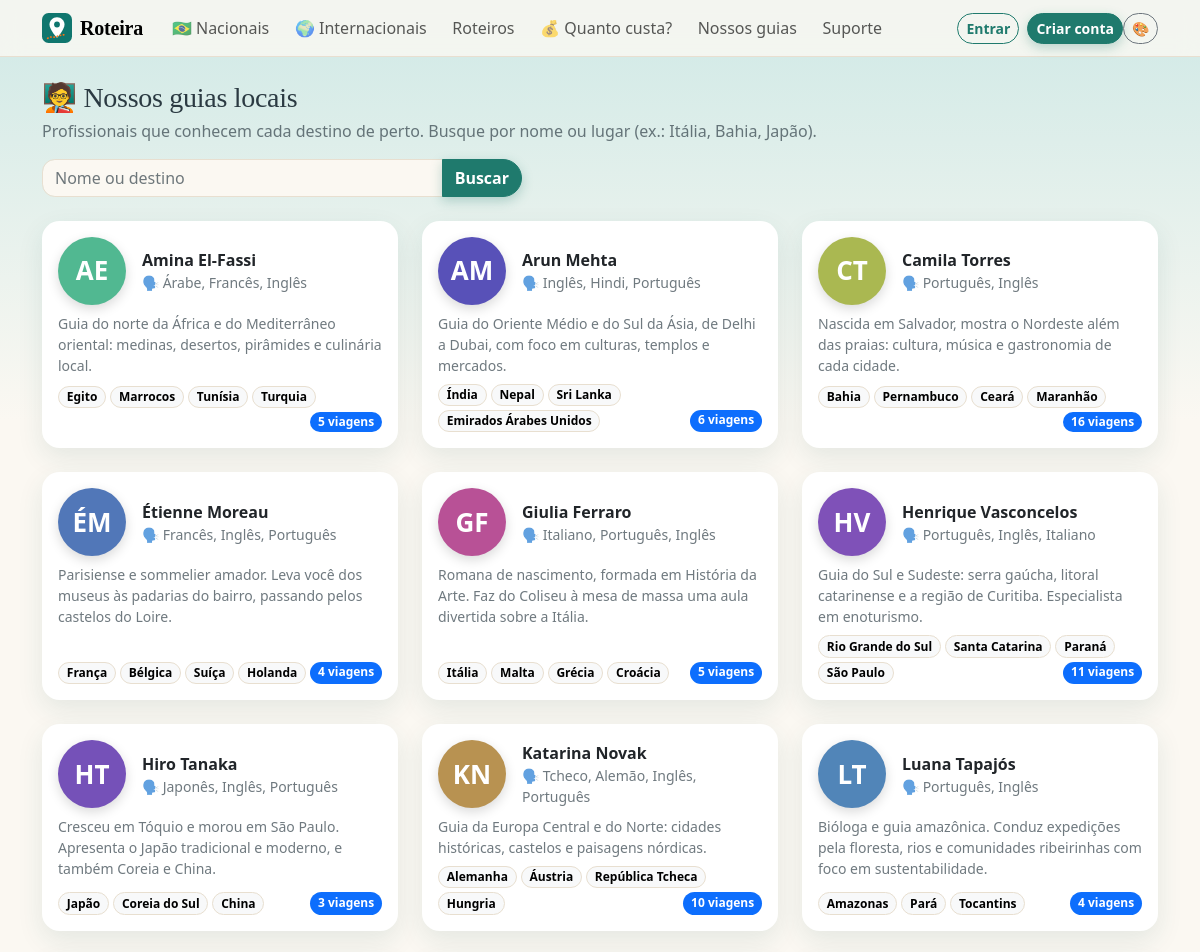
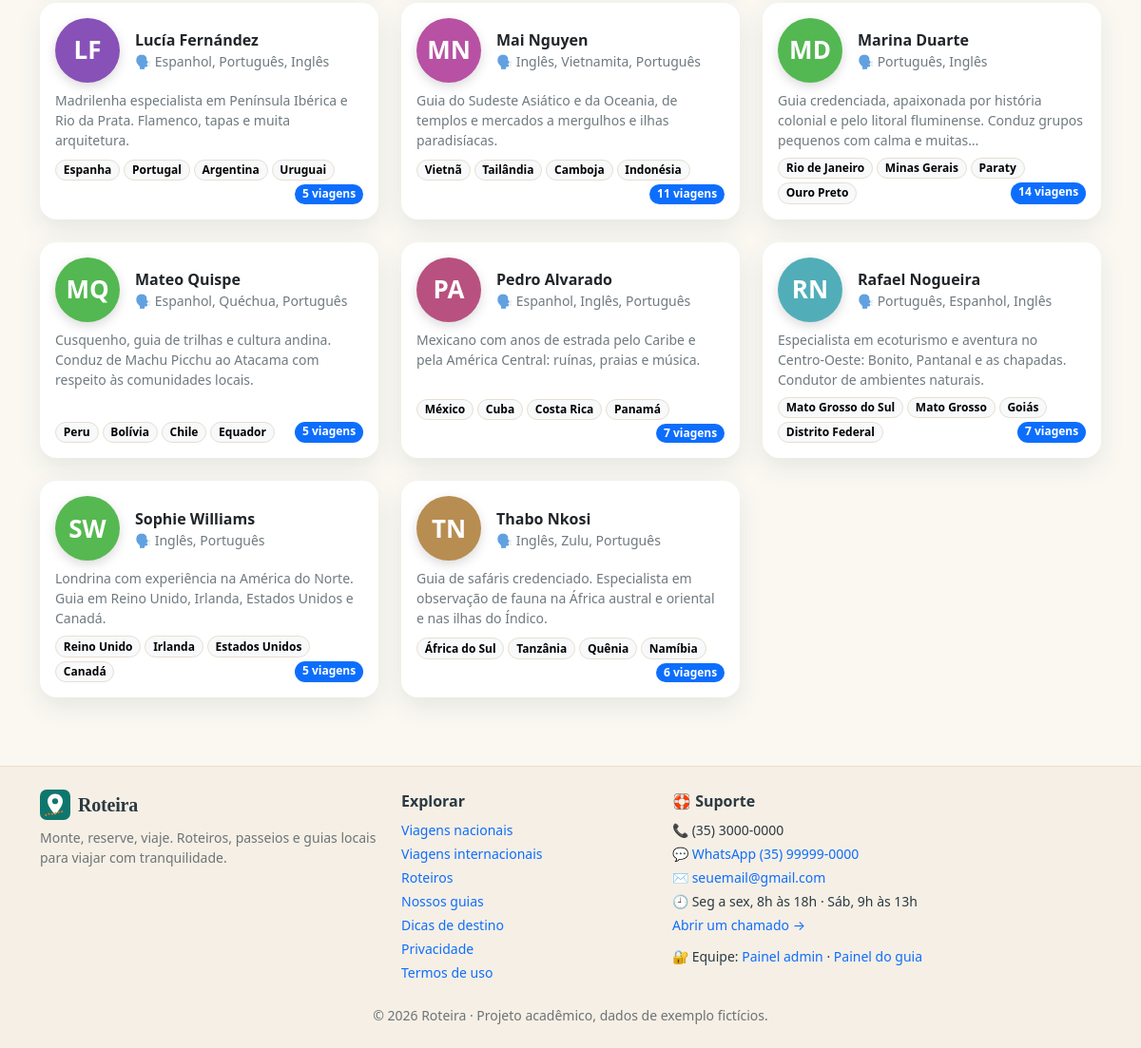
The page /equipe.php on the database its author committed (2 pictures, top to bottom).
### tables this page shows
CREATE TABLE guias (
  id INT AUTO_INCREMENT PRIMARY KEY,
  usuario_id INT NULL COMMENT 'conta de login do guia (opcional)',
  nome VARCHAR(120) NOT NULL,
  foto VARCHAR(255) NULL COMMENT 'caminho em uploads/ ou URL; vazio = avatar com iniciais',
  email VARCHAR(150) NULL,
  telefone VARCHAR(25) NULL,
  idiomas VARCHAR(120) NULL,
  bio TEXT NULL,
  salario DECIMAL(10,2) NOT NULL DEFAULT 0 COMMENT 'salário mensal (visível só no admin)',
  data_admissao DATE NULL,
  ativo TINYINT(1) NOT NULL DEFAULT 1,
  FOREIGN KEY (usuario_id) REFERENCES usuarios(id) ON DELETE SET NULL
);

### inc/util.php (called while the page is built, shortened)
<?php
function soDigitos($t) { return preg_replace('/\D+/', '', (string)$t); }

### equipe.php (the view, shortened to what this page needs)
<?php
require_once __DIR__ . '/inc/app.php';
$sel = "SELECT g.*, (SELECT GROUP_CONCAT(l.local ORDER BY l.id SEPARATOR '|') FROM guia_locais l WHERE l.guia_id=g.id) AS locais,
        (SELECT COUNT(*) FROM passeios p WHERE p.guia_id=g.id AND p.ativo=1) AS n_viagens FROM guias g WHERE g.ativo=1";
?>
<?php if (!$viagens): ?><div class="alert alert-info">Este guia ainda não tem viagens publicadas.</div><?php endif;
$q = trim($_GET['q'] ?? '');
$st = $conn->prepare($sel . ' AND (g.nome LIKE ? OR EXISTS (SELECT 1 FROM guia_locais l WHERE l.guia_id=g.id AND l.local LIKE ?)) ORDER BY g.nome'); $st->execute(["%$q%", "%$q%"]); $lista = $st->fetchAll();
topo('Nossos guias');
?>
<h1 class="h3 mb-1">🧑‍🏫 Nossos guias locais</h1>
<p class="text-body-secondary">Profissionais que conhecem cada destino de perto. Busque por nome ou lugar (ex.: Itália, Bahia, Japão).</p>
<form class="mb-4" method="get"><div class="input-group" style="max-width:480px"><input class="form-control" name="q" value="<?= e($q) ?>" placeholder="Nome ou destino"><button class="btn btn-primary">Buscar</button></div></form>
<div class="row row-cols-1 row-cols-md-2 row-cols-lg-3 g-4"><?php foreach ($lista as $g): ?>
  <div class="col"><a class="card h-100 card-hover card-body text-decoration-none" href="equipe.php?id=<?= (int)$g['id'] ?>"><div class="d-flex gap-3 align-items-center mb-2"><?= avatar($g['nome'], $g['foto'], 68) ?>
    <div><strong class="text-body"><?= e($g['nome']) ?></strong><div class="small text-body-secondary">🗣️ <?= e($g['idiomas']) ?></div></div></div>
    <p class="small text-body-secondary mb-2"><?= e(mb_strimwidth((string)$g['bio'], 0, 120, '…')) ?></p>
    <div class="mt-auto d-flex flex-wrap gap-1"><?php foreach (array_slice(array_filter(explode('|', (string)$g['locais'])), 0, 4) as $l): ?><span class="badge text-bg-light border"><?= e($l) ?></span><?php endforeach; ?><span class="badge text-bg-primary ms-auto"><?= (int)$g['n_viagens'] ?> viagens</span></div></a></div><?php endforeach; ?></div>
<?php if (!$lista): ?><div class="alert alert-info">Nenhum guia encontrado.</div><?php endif;
rodape();

### inc/app.php (shortened to what this page needs)
<?php
require_once __DIR__ . '/conexao.php';
require_once __DIR__ . '/util.php';
function e($s) { return htmlspecialchars((string)$s, ENT_QUOTES, 'UTF-8'); }
function usuario() { return $_SESSION['user'] ?? null; }
function csrf() {
    return $_SESSION['csrf'];
}
function urlImagem($c) { $c = trim((string)$c); if ($c === '') return ''; return preg_match('~^https?://~i', $c) ? $c : BASE . ltrim($c, '/'); }
function avatar($nome, $foto = '', $px = 64) {
    $u = urlImagem($foto);
    $p = preg_split('/\s+/', trim((string)$nome)); $ini = mb_strtoupper(mb_substr($p[0], 0, 1) . (count($p) > 1 ? mb_substr(end($p), 0, 1) : ''));
    return '<span class="avatar" role="img" aria-label="' . e($nome) . '" style="width:' . $px . 'px;height:' . $px . 'px;font-size:' . round($px * .38) . 'px;background:hsl(' . (crc32($nome) % 360) . ' 42% 52%)">' . e($ini) . '</span>';
}
function config($chave, $padrao = '') {
    static $c = null; global $conn;
    if ($c === null) { try { $c = $conn->query('SELECT chave,valor FROM configuracoes')->fetchAll(PDO::FETCH_KEY_PAIR); } catch (Throwable $e) { $c = []; } }
    return $c[$chave] ?? $padrao;
}
function headTema() {
    $k = ['admin' => 'adm', 'guia' => 'gui'][AREA] ?? 'user';
    $logado = !empty($_SESSION[$k]);
    $d = ['prefs' => $_SESSION['tema_' . ($k === 'user' ? 'site' : $k)] ?? null, 'pad' => AREA === 'site' ? padraoTema() : new stdClass, 'url' => $logado ? BASE . 'api/tema.php' : null, 'csrf' => csrf(), 'area' => AREA];
    return '<script>window.PV_TEMA=' . json_encode($d, JSON_HEX_TAG | JSON_HEX_AMP | JSON_UNESCAPED_UNICODE) . ';</script>';
}
function temaMenu() {
    $cores = ['verde' => '#0f766e', 'azul' => '#1d4ed8', 'roxo' => '#7c3aed', 'rosa' => '#be185d', 'laranja' => '#c2410c', 'grafite' => '#334155'];
    $h = '<div class="dropdown"><button class="btn btn-outline-secondary btn-sm" data-bs-toggle="dropdown" data-bs-auto-close="outside" aria-label="Personalizar tema" title="Meu tema">🎨</button>'
       . '<div class="dropdown-menu dropdown-menu-end p-3" style="min-width:250px"><div class="fw-semibold mb-2">Meu tema</div><div class="small fw-semibold mb-1">Modo</div><div class="btn-group btn-group-sm w-100 mb-3">'
       . '<button type="button" class="btn btn-outline-secondary" data-tema="modo:light">☀️ Claro</button><button type="button" class="btn btn-outline-secondary" data-tema="modo:auto">Auto</button><button type="button" class="btn btn-outline-secondary" data-tema="modo:dark">🌙 Escuro</button></div>'
       . '<div class="small fw-semibold mb-1">Cor</div><div class="d-flex gap-2 mb-3">';
    foreach ($cores as $k => $c) $h .= '<button type="button" class="swatch" data-tema="cor:' . $k . '" style="background:' . $c . '" title="' . ucfirst($k) . '"></button>';
    $logado = !empty($_SESSION[['admin' => 'adm', 'guia' => 'gui'][AREA] ?? 'user']);
    return $h . '</div><div class="small fw-semibold mb-1">Tamanho do texto</div><div class="btn-group btn-group-sm w-100 mb-2">'
       . '<button type="button" class="btn btn-outline-secondary" data-tema="fonte:normal">Normal</button><button type="button" class="btn btn-outline-secondary" data-tema="fonte:grande">Grande</button></div>'
       . '<div class="form-text">' . ($logado ? 'Salvo na sua conta: vale em qualquer aparelho.' : 'Entre na sua conta para salvar o tema em todos os aparelhos.') . '</div>'
       . '<button type="button" class="btn btn-sm btn-primary w-100 mt-2 btn-instalar d-none">📲 Instalar app</button></div></div>';
}
function topo($titulo = '') {
    global $conn;
    $u = usuario(); $b = BASE; $nome = SITE_NOME; $pg = basename($_SERVER['SCRIPT_NAME']);
    $titulo = $titulo ?: SITE_SLOGAN;
    echo '<!doctype html><html lang="pt-BR" data-bs-theme="light"><head><meta charset="utf-8">'
       . '<meta name="viewport" content="width=device-width, initial-scale=1, viewport-fit=cover"><title>' . e($titulo) . ' · ' . e($nome) . '</title><meta name="description" content="' . e($GLOBALS['descricao'] ?? (SITE_SLOGAN . ' Viagens nacionais e internacionais, roteiros, guias locais e custo total da viagem.')) . '">'
       . '<meta name="theme-color" content="#0f766e"><meta name="apple-mobile-web-app-capable" content="yes"><meta name="apple-mobile-web-app-title" content="' . e($nome) . '">'
       . "<link rel=\"manifest\" href=\"{$b}manifest.php\"><link rel=\"icon\" href=\"{$b}assets/img/favicon.png\"><link rel=\"apple-touch-icon\" href=\"{$b}assets/img/apple-touch-icon.png\">"
       . headTema() . "<script src=\"{$b}assets/js/tema.js\"></script>"
       . "<link href=\"{$b}assets/dist/css/bootstrap.min.css\" rel=\"stylesheet\"><link href=\"{$b}css/site.css?v=" . CSS_V . "\" rel=\"stylesheet\"></head><body><a class=\"visually-hidden-focusable btn btn-primary m-2\" href=\"#conteudo\">Pular para o conteúdo</a>"
       . '<nav class="navbar navbar-expand-lg bg-body-tertiary border-bottom sticky-top"><div class="container">'
       . "<a class=\"navbar-brand fw-bold d-flex align-items-center gap-2\" href=\"{$b}index.php\"><img src=\"{$b}assets/img/logo.svg\" width=\"30\" height=\"30\" alt=\"\">" . e($nome) . '</a>'
       . '<div class="d-flex align-items-center gap-2 order-lg-last">' . temaMenu()
       . '<button class="navbar-toggler" data-bs-toggle="collapse" data-bs-target="#nav" aria-label="Menu"><span class="navbar-toggler-icon"></span></button></div>'
       . '<div class="collapse navbar-collapse" id="nav"><ul class="navbar-nav me-auto">'
       . "<li class=\"nav-item\"><a class=\"nav-link\" href=\"{$b}passeios.php?escopo=nacional\">🇧🇷 Nacionais</a></li>"
       . "<li class=\"nav-item\"><a class=\"nav-link\" href=\"{$b}passeios.php?escopo=internacional\">🌍 Internacionais</a></li>"
       . "<li class=\"nav-item\"><a class=\"nav-link\" href=\"{$b}roteiros.php\">Roteiros</a></li>"
       . "<li class=\"nav-item\"><a class=\"nav-link\" href=\"{$b}quiz_custo.php\">💰 Quanto custa?</a></li>"
       . "<li class=\"nav-item\"><a class=\"nav-link\" href=\"{$b}equipe.php\">Nossos guias</a></li><li class=\"nav-item\"><a class=\"nav-link\" href=\"{$b}suporte.php\">Suporte</a></li></ul><div class=\"d-flex gap-2 align-items-center py-2 py-lg-0\">";
    if ($u) {
        $nn = 0; try { $qn = $conn->prepare('SELECT COUNT(*) FROM notificacoes WHERE usuario_id=? AND lida=0'); $qn->execute([$u['id']]); $nn = (int)$qn->fetchColumn(); } catch (Throwable $e) {}
        echo "<a class=\"btn btn-outline-secondary btn-sm position-relative\" href=\"{$b}notificacoes.php\" title=\"Notificações\" aria-label=\"Notificações\">🔔" . ($nn ? '<span class="badge text-bg-danger position-absolute top-0 start-100 translate-middle rounded-pill">' . $nn . '</span>' : '') . '</a>';
        echo '<div class="dropdown"><button class="btn btn-outline-primary btn-sm dropdown-toggle" data-bs-toggle="dropdown">Olá, ' . e(explode(' ', $u['nome'])[0]) . '</button><ul class="dropdown-menu dropdown-menu-end">'
           . "<li><a class=\"dropdown-item\" href=\"{$b}minhas_reservas.php\">Minhas reservas</a></li>"
           . "<li><a class=\"dropdown-item\" href=\"{$b}favoritos.php\">♥ Favoritos</a></li>"
           . "<li><a class=\"dropdown-item\" href=\"{$b}minha_conta.php\">Minha conta</a></li>"
           . "<li><a class=\"dropdown-item\" href=\"{$b}roteiros.php#meus\">Meus roteiros</a></li>"
           . "<li><hr class=\"dropdown-divider\"></li><li><a class=\"dropdown-item\" href=\"{$b}logout.php\">Sair</a></li></ul></div>";
    } else {
        echo "<a class=\"btn btn-outline-primary btn-sm\" href=\"{$b}login.php\">Entrar</a><a class=\"btn btn-primary btn-sm\" href=\"{$b}cadastro.php\">Criar conta</a>";
    }
    echo '</div></div></div></nav><main class="container py-4" id="conteudo">' . avisoSite();
}
function rodape() {
    $b = BASE; $pg = basename($_SERVER['SCRIPT_NAME']);
    $zap = soDigitos(config('suporte_whatsapp')); if ($zap !== '' && strlen($zap) <= 11) $zap = '55' . $zap;
    echo '</main><footer class="rodape mt-5"><div class="container py-4"><div class="row g-4">'
       . '<div class="col-md-4"><div class="d-flex align-items-center gap-2 mb-2"><img src="' . $b . 'assets/img/logo.svg" width="32" height="32" alt=""><strong class="fs-5 titulo">' . e(SITE_NOME) . '</strong></div><p class="small text-body-secondary mb-2">' . e(SITE_SLOGAN) . ' Roteiros, passeios e guias locais para viajar com tranquilidade.</p>'
       . '<button type="button" class="btn btn-sm btn-outline-primary btn-instalar d-none">📲 Instalar app</button></div>'
       . '<div class="col-6 col-md-3"><div class="fw-semibold mb-2">Explorar</div><ul class="list-unstyled small vstack gap-1 mb-0"><li><a href="' . $b . 'passeios.php?escopo=nacional">Viagens nacionais</a></li><li><a href="' . $b . 'passeios.php?escopo=internacional">Viagens internacionais</a></li><li><a href="' . $b . 'roteiros.php">Roteiros</a></li><li><a href="' . $b . 'equipe.php">Nossos guias</a></li><li><a href="' . $b . 'guias.php">Dicas de destino</a></li><li><a href="' . $b . 'privacidade.php">Privacidade</a></li><li><a href="' . $b . 'termos.php">Termos de uso</a></li></ul></div>'
       . '<div class="col-6 col-md-5"><div class="fw-semibold mb-2">🛟 Suporte</div><ul class="list-unstyled small vstack gap-1 mb-0">'
       . '<li>📞 ' . e(config('suporte_telefone')) . '</li>' . ($zap ? '<li>💬 <a href="https://wa.me/' . e($zap) . '" target="_blank" rel="noopener">WhatsApp ' . e(config('suporte_whatsapp')) . '</a></li>' : '')
       . '<li>✉️ <a href="mailto:' . e(config('suporte_email')) . '">' . e(config('suporte_email')) . '</a></li><li>🕘 ' . e(config('suporte_horario')) . '</li><li><a href="' . $b . 'suporte.php">Abrir um chamado →</a></li><li class="pt-2">🔐 Equipe: <a href="' . $b . 'admin/login.php">Painel admin</a> · <a href="' . $b . 'guia/login.php">Painel do guia</a></li></ul></div>'
       . '</div><div class="small text-body-secondary text-center mt-4">© ' . date('Y') . ' ' . e(SITE_NOME) . ' · Projeto acadêmico, dados de exemplo fictícios.</div></div></footer>'
       . '<nav class="bottom-nav d-lg-none" aria-label="Navegação principal">';
    echo '</nav><script>window.PV_SW=' . json_encode($b . 'sw.js') . ';addEventListener("keydown",function(e){if(e.altKey&&e.shiftKey&&e.code==="KeyA"){location.href=' . json_encode($b . 'admin/login.php') . ';}});</script><script src="' . $b . 'assets/dist/js/bootstrap.bundle.min.js"></script><script src="' . $b . 'assets/js/pwa.js"></script></body></html>';
}

### css/site.css (style rules this page uses)
:root { --brand:#0f766e; --brand-dark:#0b5d57; --accent:#f97316; --bs-link-color:#0f766e; --bs-link-hover-color:#0b5d57; }
.btn-primary { --bs-btn-bg:var(--brand); --bs-btn-border-color:var(--brand); --bs-btn-hover-bg:var(--brand-dark); --bs-btn-hover-border-color:var(--brand-dark); --bs-btn-active-bg:var(--brand-dark); --bs-btn-active-border-color:var(--brand-dark); --bs-btn-disabled-bg:var(--brand); --bs-btn-disabled-border-color:var(--brand); }
.btn-outline-primary { --bs-btn-color:var(--brand); --bs-btn-border-color:var(--brand); --bs-btn-hover-bg:var(--brand); --bs-btn-hover-border-color:var(--brand); --bs-btn-active-bg:var(--brand); }
.card-hover { transition:transform .15s, box-shadow .15s; }
input, select, textarea, .form-control, .form-select { font-size:16px; }
:root { --brand:#1f7a6d; --brand-dark:#165a50; --accent:#f0925b; --radius:1.1rem; --shadow:0 .6rem 1.6rem rgba(31,90,90,.10); }
[data-bs-theme=light] { --bs-body-bg:#fbf8f2; --bs-body-color:#2b3a42; --bs-tertiary-bg:#f4ede1; --bs-border-color:#e8dfd0; --bs-secondary-color:rgba(43,58,66,.68); --card-bg:#fff; --sky:#cfe9e6; }
body { background-color:var(--bs-body-bg); background-image:linear-gradient(180deg,var(--sky) 0,transparent 420px); background-repeat:no-repeat; }
h1,h2,h3,.titulo,.navbar-brand,.display-6 { font-family:Georgia,'Times New Roman',serif; letter-spacing:-.01em; }
.navbar { background:color-mix(in srgb,var(--bs-body-bg) 82%,transparent) !important; backdrop-filter:blur(10px); border-bottom:1px solid var(--bs-border-color) !important; }
.navbar .nav-link { border-radius:2rem; padding-inline:.8rem !important; }
.card { border:0; border-radius:var(--radius); background:var(--card-bg); --bs-card-bg:var(--card-bg); box-shadow:var(--shadow); }
.btn { border-radius:2rem; font-weight:600; }
.btn-primary, .btn-accent { box-shadow:0 .25rem .75rem color-mix(in srgb,var(--brand) 28%,transparent); }
.form-control, .form-select { border-radius:.8rem; }
.badge { border-radius:2rem; font-weight:600; }
.avatar { display:inline-flex; align-items:center; justify-content:center; border-radius:50%; object-fit:cover; color:#fff; font-weight:700; flex:0 0 auto; box-shadow:0 .25rem .75rem rgba(0,0,0,.15); }
.rodape { background:color-mix(in srgb,var(--bs-tertiary-bg) 75%,transparent); border-top:1px solid var(--bs-border-color); }
.rodape a { text-decoration:none; }

### rows shown on the page
guias: nome "AE", nome "Amina El-Fassi", idiomas "Árabe, Francês, Inglês", bio "Guia do norte da África e do Mediterrâneo oriental: medinas, desertos, pirâmides e culinária local.", l "Egito", l "Marrocos", l "Tunísia", l "Turquia", n_viagens "5"
guias: nome "AM", nome "Arun Mehta", idiomas "Inglês, Hindi, Português", bio "Guia do Oriente Médio e do Sul da Ásia, de Delhi a Dubai, com foco em culturas, templos e mercados.", l "Índia", l "Nepal", l "Sri Lanka", l "Emirados Árabes Unidos", n_viagens "6"
guias: nome "CT", nome "Camila Torres", idiomas "Português, Inglês", bio "Nascida em Salvador, mostra o Nordeste além das praias: cultura, música e gastronomia de cada cidade.", l "Bahia", l "Pernambuco", l "Ceará", l "Maranhão", n_viagens "16"
guias: nome "ÉM", nome "Étienne Moreau", idiomas "Francês, Inglês, Português", bio "Parisiense e sommelier amador. Leva você dos museus às padarias do bairro, passando pelos castelos do Loire.", l "França", l "Bélgica", l "Suíça", l "Holanda", n_viagens "4"
guias: nome "GF", nome "Giulia Ferraro", idiomas "Italiano, Português, Inglês", bio "Romana de nascimento, formada em História da Arte. Faz do Coliseu à mesa de massa uma aula divertida sobre a Itália.", l "Itália", l "Malta", l "Grécia", l "Croácia", n_viagens "5"
guias: nome "HV", nome "Henrique Vasconcelos", idiomas "Português, Inglês, Italiano", bio "Guia do Sul e Sudeste: serra gaúcha, litoral catarinense e a região de Curitiba. Especialista em enoturismo.", l "Rio Grande do Sul", l "Santa Catarina", l "Paraná", l "São Paulo", n_viagens "11"
guias: nome "HT", nome "Hiro Tanaka", idiomas "Japonês, Inglês, Português", bio "Cresceu em Tóquio e morou em São Paulo. Apresenta o Japão tradicional e moderno, e também Coreia e China.", l "Japão", l "Coreia do Sul", l "China", n_viagens "3"
guias: nome "KN", nome "Katarina Novak", idiomas "Tcheco, Alemão, Inglês, Português", bio "Guia da Europa Central e do Norte: cidades históricas, castelos e paisagens nórdicas.", l "Alemanha", l "Áustria", l "República Tcheca", l "Hungria", n_viagens "10"
guias: nome "LT", nome "Luana Tapajós", idiomas "Português, Inglês", bio "Bióloga e guia amazônica. Conduz expedições pela floresta, rios e comunidades ribeirinhas com foco em sustentabilidade.", l "Amazonas", l "Pará", l "Tocantins", n_viagens "4"
guias: nome "LF", nome "Lucía Fernández", idiomas "Espanhol, Português, Inglês", bio "Madrilenha especialista em Península Ibérica e Rio da Prata. Flamenco, tapas e muita arquitetura.", l "Espanha", l "Portugal", l "Argentina", l "Uruguai", n_viagens "5"
guias: nome "MN", nome "Mai Nguyen", idiomas "Inglês, Vietnamita, Português", bio "Guia do Sudeste Asiático e da Oceania, de templos e mercados a mergulhos e ilhas paradisíacas.", l "Vietnã", l "Tailândia", l "Camboja", l "Indonésia", n_viagens "11"
guias: nome "MD", nome "Marina Duarte", idiomas "Português, Inglês", bio "Guia credenciada, apaixonada por história colonial e pelo litoral fluminense. Conduz grupos pequenos com calma e muitas…", l "Rio de Janeiro", l "Minas Gerais", l "Paraty", l "Ouro Preto", n_viagens "14"
guias: nome "MQ", nome "Mateo Quispe", idiomas "Espanhol, Quéchua, Português", bio "Cusquenho, guia de trilhas e cultura andina. Conduz de Machu Picchu ao Atacama com respeito às comunidades locais.", l "Peru", l "Bolívia", l "Chile", l "Equador", n_viagens "5"
guias: nome "PA", nome "Pedro Alvarado", idiomas "Espanhol, Inglês, Português", bio "Mexicano com anos de estrada pelo Caribe e pela América Central: ruínas, praias e música.", l "México", l "Cuba", l "Costa Rica", l "Panamá", n_viagens "7"
guias: nome "RN", nome "Rafael Nogueira", idiomas "Português, Espanhol, Inglês", bio "Especialista em ecoturismo e aventura no Centro-Oeste: Bonito, Pantanal e as chapadas. Condutor de ambientes naturais.", l "Mato Grosso do Sul", l "Mato Grosso", l "Goiás", l "Distrito Federal", n_viagens "7"
guias: nome "SW", nome "Sophie Williams", idiomas "Inglês, Português", bio "Londrina com experiência na América do Norte. Guia em Reino Unido, Irlanda, Estados Unidos e Canadá.", l "Reino Unido", l "Irlanda", l "Estados Unidos", l "Canadá", n_viagens "5"
guias: nome "TN", nome "Thabo Nkosi", idiomas "Inglês, Zulu, Português", bio "Guia de safáris credenciado. Especialista em observação de fauna na África austral e oriental e nas ilhas do Índico.", l "África do Sul", l "Tanzânia", l "Quênia", l "Namíbia", n_viagens "6"

### other values the page prints
$nome "Roteira"
SITE_NOME "Roteira"
SITE_SLOGAN "Monte, reserve, viaje."
config('suporte_telefone') "(35) 3000-0000"
config('suporte_whatsapp') "(35) 99999-0000"
config('suporte_email') "seuemail@gmail.com"
config('suporte_horario') "Seg a sex, 8h às 18h · Sáb, 9h às 13h"
